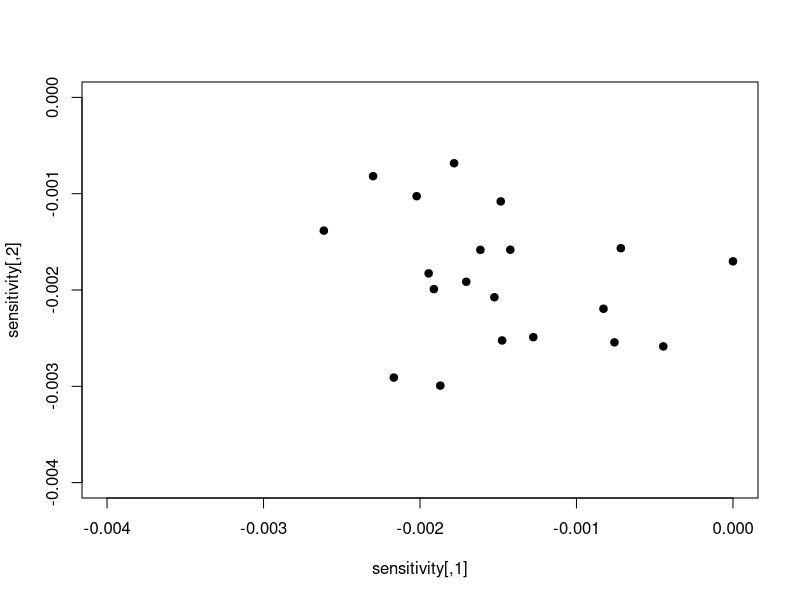
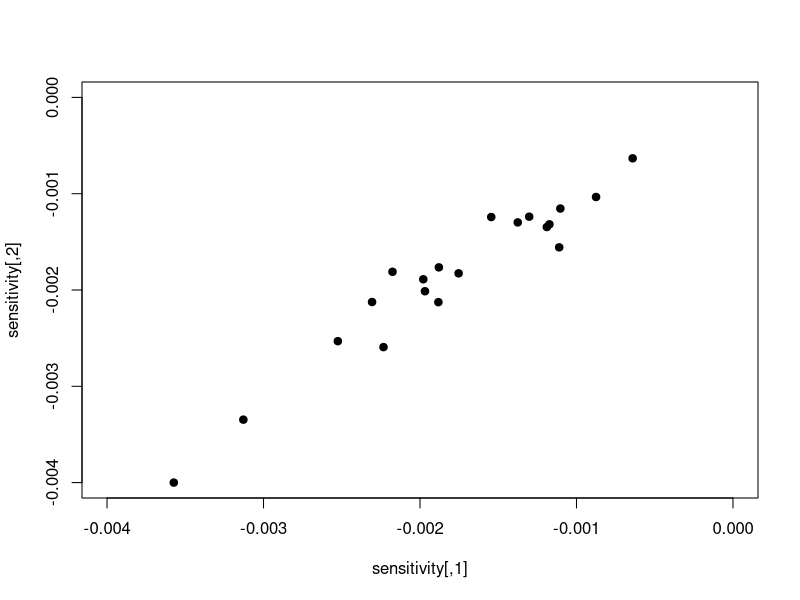
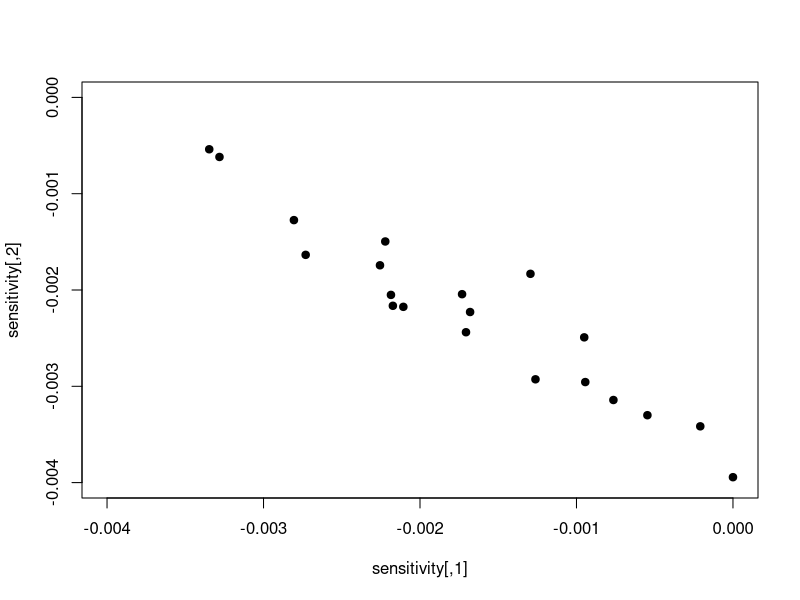
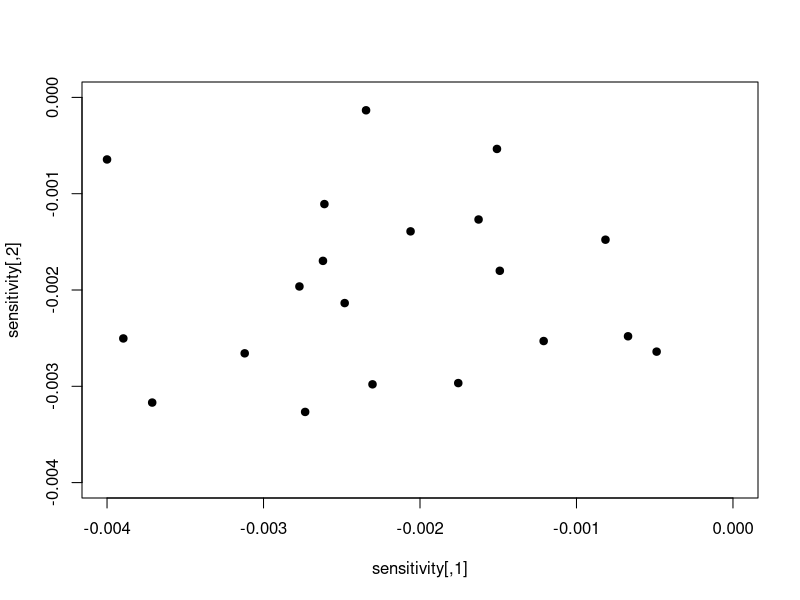
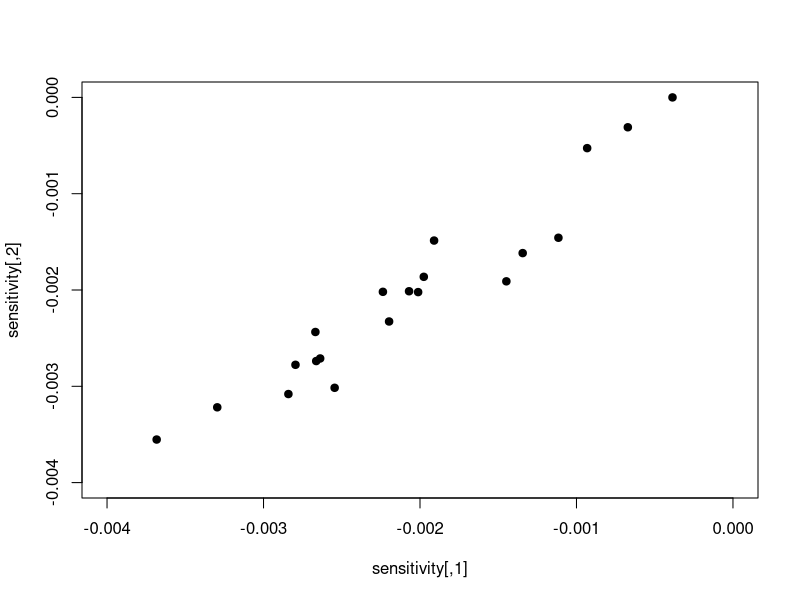

Reproduce these figures in R, in order. (Note: a time limit stopped this script after it produced the figures.)
require(vegan)
require(MASS)

species<-20
nStressors<-2
reps<-100
co_toleranceV<-c("Random","Positive","Negative")
Com_types<-c("No interactions","Competitive","Mixed","Foodweb")

#environmental change####
stress_increase<-5000
stress<-40
stressV<-seq(0,stress,length=stress*stress_increase)
Tmax<-length(stressV)

samp_stress<-seq(1,Tmax,length=100)

#data storage####
Co_tolerance_df<-data.frame(SR=NA,Biomass=NA,Bray.Curtis=NA,Stress=stressV[samp_stress], Reps=rep(1:reps,each=length(samp_stress)),Co_tolerance=rep(co_toleranceV,each=length(samp_stress)*reps),Com=rep(factor(Com_types[1:2],ordered = T,levels = Com_types[1:2]),each=length(samp_stress)*reps*length(co_toleranceV)))

for(r in 1:reps){
print(paste("Rep",r))
#make communities####
BB<-array(0,dim=c(species, species, length(Com_types)),dimnames=list(1:species,1:species,Com_types))

#no interactions
diag(BB[,,"No interactions"])<--.2

#competition
b11=-.15
BB[,,"Competitive"]=b11*matrix(runif(species*species),species,species)
diag(BB[,,"Competitive"])<--.2

#mixed
hold<-matrix(-1,species,species)
int.n<-sum(hold[upper.tri(hold)])*-1
hold[upper.tri(hold)][sample(int.n, replace=F)<=(0.35*int.n)]<-0.5
hold[lower.tri(hold)][t(hold)[lower.tri(hold)]>0][sample(0.35*int.n, replace=F)<(0.10*int.n)]<-0.5
BB[,,"Mixed"]<-hold*-BB[,,"Competitive"]

#no foodweb at the moment

#weight by species number
weight=1/(species*4)
BB<-BB*weight

#starting abundances
X<-array(rep(round(rnorm(n = species,mean = 5,sd = 2)),each=Tmax),dim=c(Tmax,species,nStressors+1,length(Com_types)))
X[X<=0]<-1
X[,,,1]<-X[,,,1]*2

for(ct in 1:3){
#environmental response####
#start with sensitivity to stress
sensitivity_scaler<-0.004
if(ct==1){
  sensitivity<-mvrnorm(n=species,c(0,0),Sigma = matrix(0,2,2)+diag(2)*0.05)
} else {
  sensitivity<-mvrnorm(n=species,c(0,0),Sigma = matrix(0.9,2,2)+diag(2)*0.05)
}
if(ct==3){
  sensitivity[,2]<-sensitivity[,2]*-1
}
sensitivity<-(0.5+sensitivity/max(abs(sensitivity))/2)*-sensitivity_scaler
plot(sensitivity, pch=19, ylim=c(-sensitivity_scaler,0),xlim=c(-sensitivity_scaler,0))

#model####
for(com in 1:2){
  #intrinsic rate of increase
  C=-BB[,,com]%*%X[1,,1,com]
  for(l in 1:(Tmax-1)){
    Env_resp<-sensitivity[,1]*stressV[l]+sensitivity[,2]*stressV[l]
    X[l+1,,1,com]<-X[l,,1,com]*exp(C+BB[,,com]%*%X[l,,1,com]+Env_resp)
    X[l+1,,1,com][(X[l+1,,1,com]<0.01)]<-0
    
    Env_resp1<-sensitivity[,1]*stressV[l]
    X[l+1,,2,com]<-X[l,,2,com]*exp(C+BB[,,com]%*%X[l,,2,com]+Env_resp1)
    X[l+1,,2,com][(X[l+1,,2,com]<0.01)]<-0
    
    Env_resp2<-sensitivity[,2]*stressV[l]
    X[l+1,,3,com]<-X[l,,3,com]*exp(C+BB[,,com]%*%X[l,,3,com]+Env_resp2)
    X[l+1,,3,com][(X[l+1,,3,com]<0.01)]<-0
  }
#species richness
srA<-(species-specnumber(X[samp_stress,,2,com]))/species
srB<-(species-specnumber(X[samp_stress,,3,com]))/species
srAB<-(species-specnumber(X[samp_stress,,1,com]))/species


#biomass
bA<-(sum(X[1,,2,com])-rowSums(X[samp_stress,,2,com]))/sum(X[1,,2,com])
bB<-(sum(X[1,,3,com])-rowSums(X[samp_stress,,3,com]))/sum(X[1,,3,com])
bAB<-(sum(X[1,,1,com])-rowSums(X[samp_stress,,1,com]))/sum(X[1,,1,com])


#Bray-Curtis dissimilarity
bcAB<-c(0,vegdist(X[seq(1,Tmax,length=100),,1,com])[1:99])
bcA<-c(0,vegdist(X[seq(1,Tmax,length=100),,2,com])[1:99])
bcB<-c(0,vegdist(X[seq(1,Tmax,length=100),,3,com])[1:99])


Co_tolerance_df$SR[Co_tolerance_df$Reps==r & Co_tolerance_df$Co_tolerance==co_toleranceV[ct] & Co_tolerance_df$Com == Com_types[com]]<-srAB-(srA+(1-srA)*srB)
Co_tolerance_df$Biomass[Co_tolerance_df$Reps==r & Co_tolerance_df$Co_tolerance==co_toleranceV[ct] & Co_tolerance_df$Com == Com_types[com]]<-bAB-(bA+(1-bA)*bB)
Co_tolerance_df$Bray.Curtis[Co_tolerance_df$Reps==r & Co_tolerance_df$Co_tolerance==co_toleranceV[ct] & Co_tolerance_df$Com == Com_types[com]]<-bcAB-(bcA+(1-bcA)*bcB)
}}}

require(ggplot2)
require(dplyr)


pdf("Species richness change vs. predicted.pdf",width = 11,height = 8.5)
ggplot(summarise(group_by(Co_tolerance_df,Stress,Co_tolerance,Com),Mean=mean(SR),SD=sd(SR)),aes(x=Stress,y=Mean, group=Co_tolerance, color=Co_tolerance))+
  geom_line(size=2)+
  geom_errorbar(aes(ymin=Mean-SD,ymax=Mean+SD),width=0.1)+
  facet_grid(.~Com)+
  theme_bw(base_size = 15)+
  theme(panel.grid.major = element_blank(), panel.grid.minor = element_blank())+
  geom_abline(intercept=0,slope=0, linetype=2)+
  ylab("Species richness change vs. predicted")
dev.off()

pdf("Biomass change vs. predicted.pdf",width = 11,height = 8.5)
ggplot(summarise(group_by(Co_tolerance_df,Stress,Co_tolerance,Com),Mean=mean(Biomass),SD=sd(Biomass)),aes(x=Stress,y=Mean, group=Co_tolerance, color=Co_tolerance))+
  geom_line(size=2)+
  geom_errorbar(aes(ymin=Mean-SD,ymax=Mean+SD),width=0.1)+
  facet_grid(.~Com)+
  theme_bw(base_size = 15)+
  theme(panel.grid.major = element_blank(), panel.grid.minor = element_blank())+
  geom_abline(intercept=0,slope=0, linetype=2)+
  ylab("Biomass change vs. predicted")
dev.off()

pdf("Compositional change vs. predicted.pdf",width = 11,height = 8.5)
ggplot(summarise(group_by(Co_tolerance_df,Stress,Co_tolerance,Com),Mean=mean(Bray.Curtis),SD=sd(Bray.Curtis)),aes(x=Stress,y=Mean, group=Co_tolerance, color=Co_tolerance))+
  geom_line(size=2)+
  geom_errorbar(aes(ymin=Mean-SD,ymax=Mean+SD),width=0.1)+
  facet_grid(.~Com)+
  theme_bw(base_size = 15)+
  theme(panel.grid.major = element_blank(), panel.grid.minor = element_blank())+
  geom_abline(intercept=0,slope=0, linetype=2)+
  ylab("Compositional change vs. predicted")
dev.off()  


ggplot(summarise(group_by(Seq_stress_df,Co_tolerance,Com),Mean=mean(SR),SD=sd(SR)),aes(x=Com,y=Mean, group=interaction(Com,Co_tolerance), color=Co_tolerance))+
  geom_point(size=3)+
  geom_errorbar(aes(ymin=Mean-SD,ymax=Mean+SD),width=0.1)+
  #facet_grid(.~Com)+
  theme_bw(base_size = 15)+
  theme(panel.grid.major = element_blank(), panel.grid.minor = element_blank())+
  geom_abline(intercept=0,slope=0, linetype=2)+
  ylab("Species richness change vs. predicted")

ggplot(summarise(group_by(Seq_stress_df,Co_tolerance,Com),Mean=mean(Biomass),SD=sd(Biomass)),aes(x=Com,y=Mean, group=interaction(Com,Co_tolerance), color=Co_tolerance))+
  geom_point()+
  geom_errorbar(aes(ymin=Mean-SD,ymax=Mean+SD),width=0.1)+
  #facet_grid(.~Com)+
  theme_bw(base_size = 15)+
  theme(panel.grid.major = element_blank(), panel.grid.minor = element_blank())+
  geom_abline(intercept=0,slope=0, linetype=2)+
  ylab("Biomass change vs. predicted")

ggplot(summarise(group_by(Seq_stress_df,Co_tolerance,Com),Mean=mean(Bray.Curtis),SD=sd(Bray.Curtis)),aes(x=Com,y=Mean, group=interaction(Com,Co_tolerance), color=Co_tolerance))+
  geom_point()+
  geom_errorbar(aes(ymin=Mean-SD,ymax=Mean+SD),width=0.1)+
  #facet_grid(.~Com)+
  theme_bw(base_size = 15)+
  theme(panel.grid.major = element_blank(), panel.grid.minor = element_blank())+
  geom_abline(intercept=0,slope=0, linetype=2)+
  ylab("Compositional change vs. predicted")
